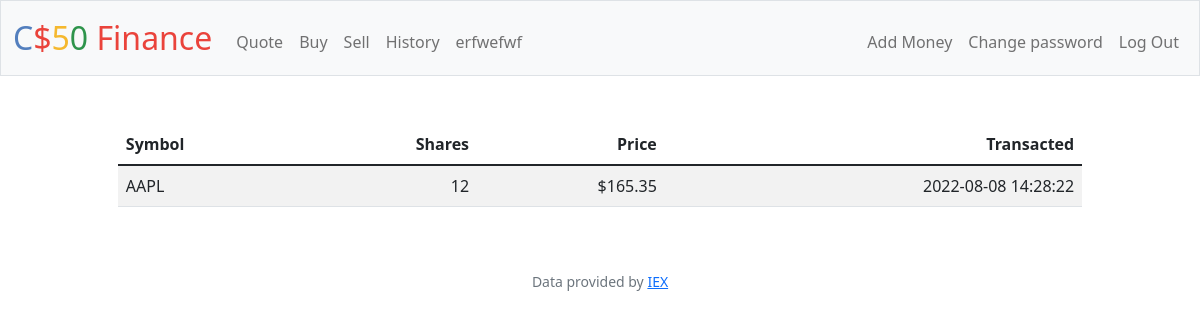
The app's page /history (signed in), older data.
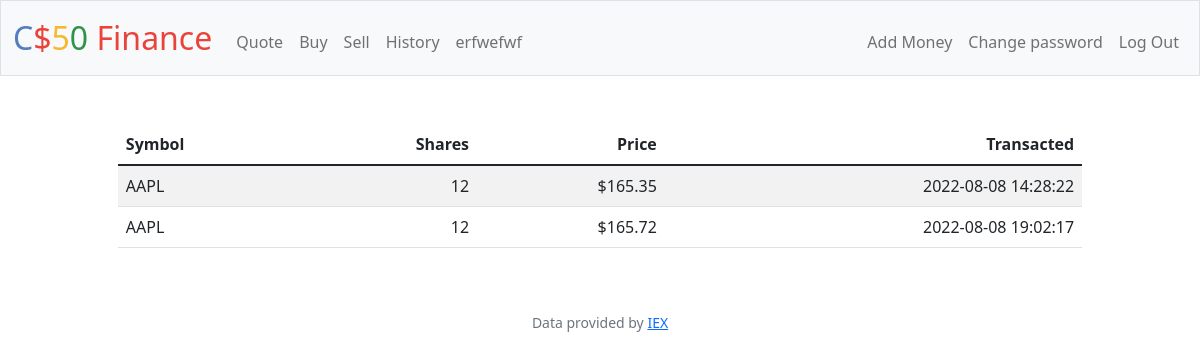
The same page, newer data.
### tables this page shows
CREATE TABLE history (id INTEGER NOT NULL, user_id_hst INTEGER NOT NULL, symbol_hst TEXT NOT NULL, name_hst TEXT, shares_hst INTEGER NOT NULL, price_hst INTEGER NOT NULL, date TEXT NOT NULL, type text, PRIMARY KEY(id), FOREIGN KEY(user_id_hst) REFERENCES users(id));

### app.py (the view)
@app.route("/history")
@login_required
def history():
    history = db.execute("SELECT * FROM history WHERE user_id_hst = ?", session["user_id"])
    return render_template("history.html", history = history)

### app.py (called while the page is built)
@app.after_request
def after_request(response):
    response.headers["Cache-Control"] = "no-cache, no-store, must-revalidate"
    response.headers["Expires"] = 0
    response.headers["Pragma"] = "no-cache"
    return response

### helpers.py (called while the page is built)
def login_required(f):
    @wraps(f)
    def decorated_function(*args, **kwargs):
        if session.get("user_id") is None:
            return redirect("/login")
        return f(*args, **kwargs)
    return decorated_function

### templates/history.html (shortened to what this page needs)
{% extends "layout.html" %}
{% block main %}
    <table class="table table-striped"  style="margin:auto; width: 82%; text-align:right">
        <thead>
            <tr>
                <th style="text-align:left">Symbol</th>
                <th>Shares</th>
                <th>Price</th>
                <th>Transacted</th>
            </tr>
        </thead>
        <tbody>
            <tr> {% for name in history %}
                <td style="text-align:left">{{ name.symbol_hst }} </td>
                <td>{{ name.type }}{{ name.shares_hst }}</td>
                <td>{{ name.price_hst }}</td>
                <td>{{ name.date }}</td>
            </tr>{% endfor %}
        </tbody>
    </table>
{% endblock %}

### templates/layout.html (shortened to what this page needs)
<!DOCTYPE html>
<html lang="en">
    <head>
        <link href="https://cdn.jsdelivr.net/npm/bootstrap@5.1.3/dist/css/bootstrap.min.css" rel="stylesheet">
        <link href="https://cdn.jsdelivr.net/npm/bootstrap@5.1.3/dist/css/bootstrap.min.css" rel="stylesheet">
        <link href="/static/styles.css" rel="stylesheet">
    </head>
    <body>
        <nav class="bg-light border navbar navbar-expand-md navbar-light">
            <div class="container-fluid">
                <a class="navbar-brand" href="/"><span class="blue">C</span><span class="red">$</span><span class="yellow">5</span><span class="green">0</span> <span class="red">Finance</span></a>
                <div class="collapse navbar-collapse" id="navbar">
                    {% if session["user_id"] %}
                        <ul class="navbar-nav me-auto mt-2">
                            <li class="nav-item"><a class="nav-link" href="/quote">Quote</a></li>
                            <li class="nav-item"><a class="nav-link" href="/buy">Buy</a></li>
                            <li class="nav-item"><a class="nav-link" href="/sell">Sell</a></li>
                            <li class="nav-item"><a class="nav-link" href="/history">History</a></li>
                            <li class="nav-item"><a class="nav-link" href=>{{ session["user_name"] }}</a></li>
                        </ul>
                        <ul class="navbar-nav ms-auto mt-2">
                            <li class="nav-item"><a class="nav-link" href="/addMoney">Add Money</a></li>
                            <li class="nav-item"><a class="nav-link" href="/password">Change password</a></li>
                            <li class="nav-item"><a class="nav-link" href="/logout">Log Out</a></li>
                        </ul>
                    {% else %}
                        <ul class="navbar-nav ms-auto mt-2">
                            <li class="nav-item"><a class="nav-link" href="/register">Register</a></li>
                            <li class="nav-item"><a class="nav-link" href="/login">Log In</a></li>
                        </ul>
                    {% endif %}
                </div>
            </div>
        </nav>
        <main class="container-fluid py-5 text-center">
            {% block main %}{% endblock %}
        </main>
        <footer class="mb-5 small text-center text-muted">
            Data provided by <a href="https://iexcloud.io/">IEX</a>
        </footer>
    </body>
</html>

### static/styles.css (style rules this page uses)
nav .navbar-brand { font-size: xx-large; }
nav .navbar-brand .blue { color: #537fbe; }
nav .navbar-brand .red { color: #ea433b; }
nav .navbar-brand .yellow { color: #f5b82e; }
nav .navbar-brand .green { color: #2e944b; }

Row changes from the older to the newer data that the page shows:
now on this page (row edited): history: symbol_hst "AAPL", shares_hst "12", price_hst "$165.72", date "2022-08-08 19:02:17"
